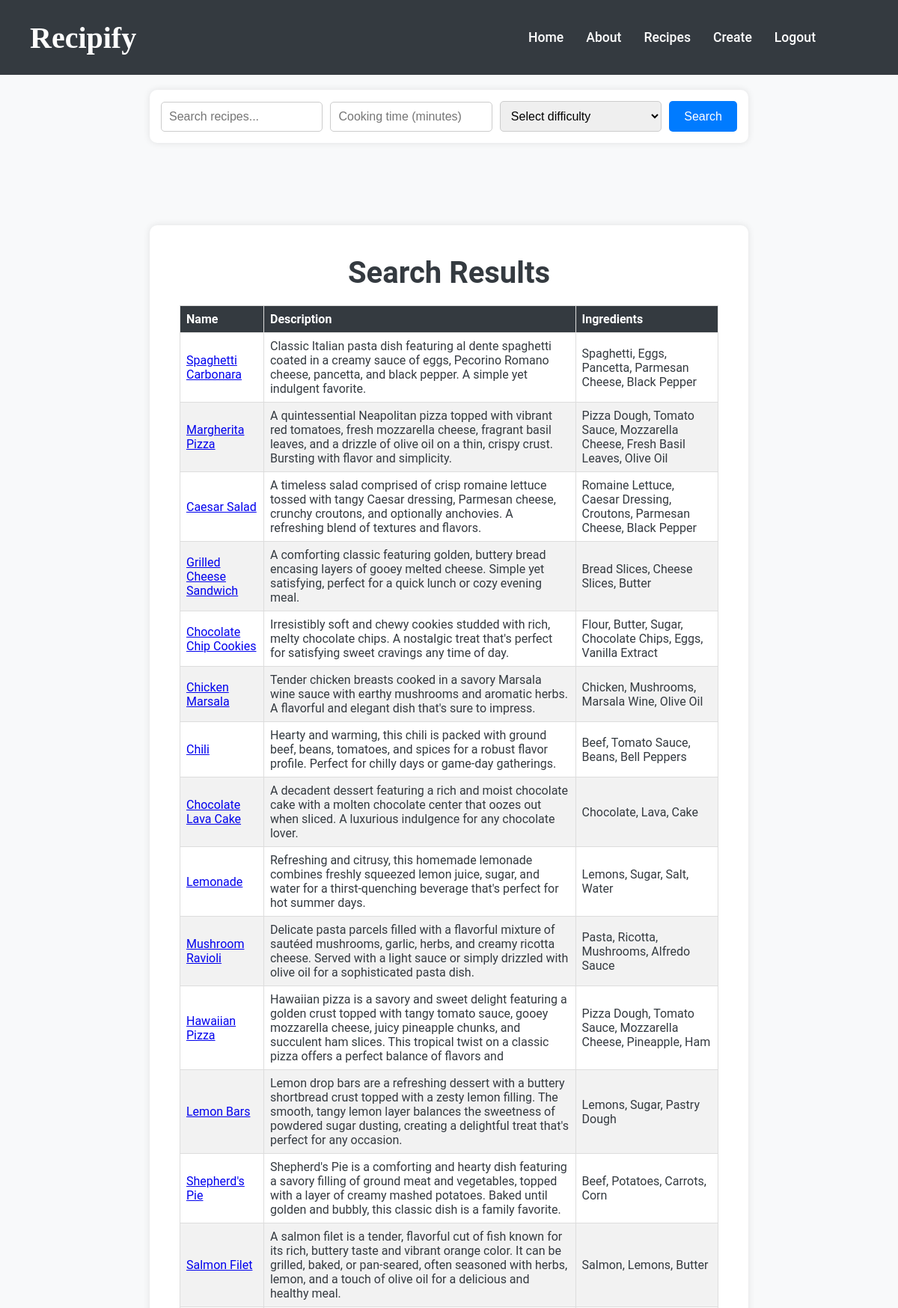
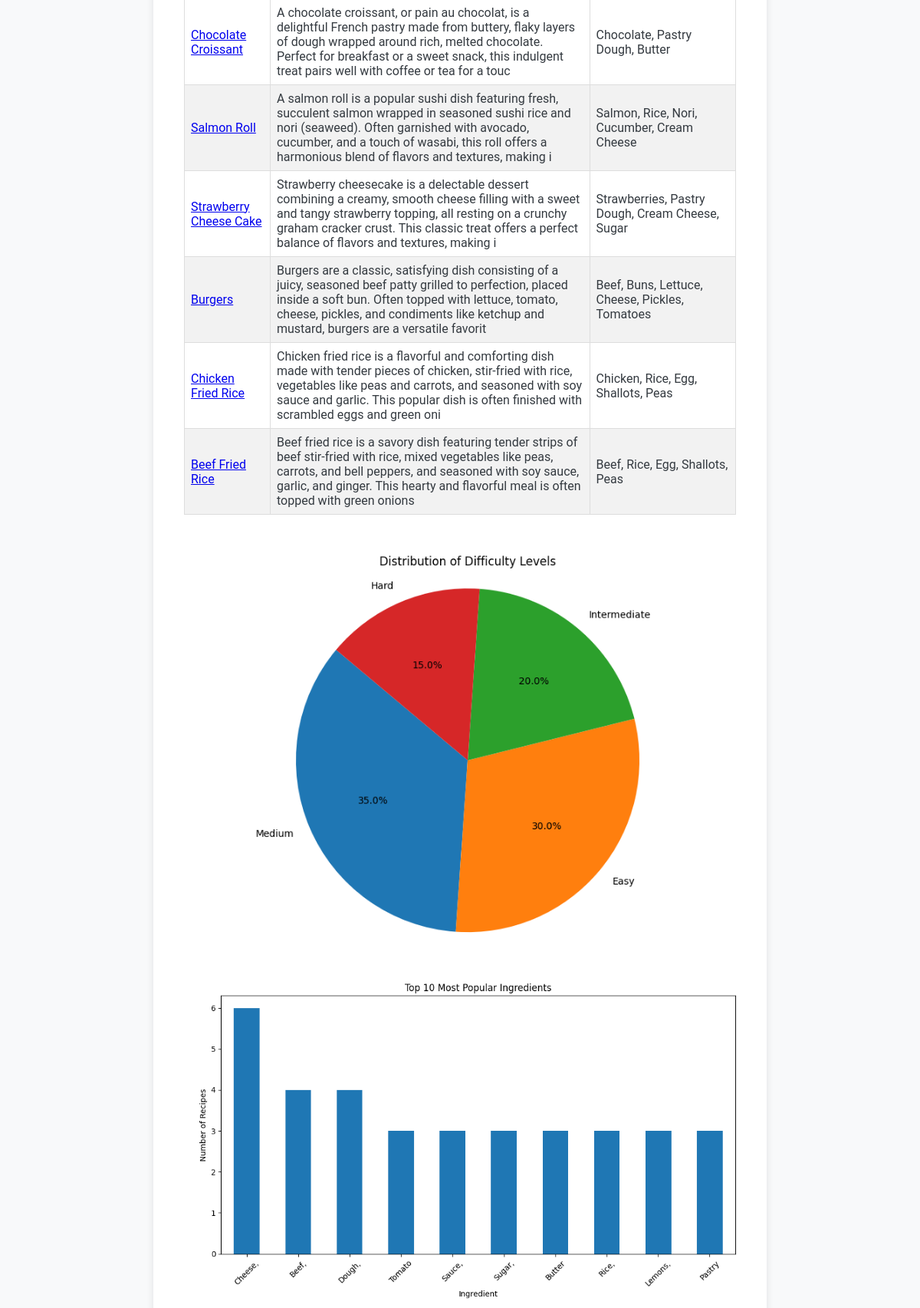
The page /recipes/search/ (signed in, upper part) on the database its author committed (2 pictures, top to bottom).
### recipes/models.py (models this page shows, shortened)
class Recipe(models.Model):
    name = models.CharField(max_length=50)
    description = models.CharField(max_length=255, default="No description avaialble.")
    ingredients = models.CharField(max_length=255)
    cooking_time = models.IntegerField()
    difficulty = models.CharField(max_length=20)
    pic = models.ImageField(upload_to="recipes", default="no_picture.jpg")

### recipes/views.py (the view)
# urls.py: path("search/", search_results, name="search_results"),
@login_required
def search_results(request):
    form = SearchForm(request.GET)
    if form.is_valid():
        query = form.cleaned_data.get("query")
        cooking_time = form.cleaned_data.get("cooking_time")
        difficulty = form.cleaned_data.get("difficulty")
        recipes = Recipe.objects.all()
        if query:
            recipes = recipes.filter(
                Q(name__icontains=query)
                | Q(description__icontains=query)
                | Q(ingredients__icontains=query)
            )
        if cooking_time:
            recipes = recipes.filter(cooking_time__lte=cooking_time)
        if difficulty:
            recipes = recipes.filter(difficulty__iexact=difficulty)
    else:
        recipes = Recipe.objects.none()
    recipe_list = list(recipes.values())
    df = pd.DataFrame(recipe_list)
    difficulty_counts = df["difficulty"].value_counts()
    plt.figure(figsize=(8, 6))
    plt.pie(
        difficulty_counts,
        labels=difficulty_counts.index,
        autopct="%1.1f%%",
        startangle=140,
    )
    plt.title("Distribution of Difficulty Levels")
    plt.axis("equal")  # Equal aspect ratio ensures that pie is drawn as a circle.
    plt.tight_layout()  # Adjust layout to prevent labels from being cut off
    pie_chart_buffer = io.BytesIO()
    plt.savefig(pie_chart_buffer, format="png")
    pie_chart_buffer.seek(0)
    ingredients_combined = " ".join(df["ingredients"]).split()
    ingredient_counts = pd.Series(ingredients_combined).value_counts()
    top_ingredients = ingredient_counts.head(10)
    plt.figure(figsize=(10, 6))
    top_ingredients.plot(kind="bar")
    plt.xlabel("Ingredient")
    plt.ylabel("Number of Recipes")
    plt.title("Top 10 Most Popular Ingredients")
    plt.xticks(rotation=45)
    plt.tight_layout()  # Adjust layout to prevent labels from being cut off
    bar_chart_buffer = io.BytesIO()
    plt.savefig(bar_chart_buffer, format="png")
    bar_chart_buffer.seek(0)
    context = {
        "search_results": recipes,
        "form": form,
        "pie_chart_base64": base64.b64encode(pie_chart_buffer.getvalue()).decode(),
        "bar_chart_base64": base64.b64encode(bar_chart_buffer.getvalue()).decode(),
    }
    html = render_to_string("recipes/search_results.html", context)
    return HttpResponse(html)

### recipes/forms.py
class SearchForm(forms.Form):
    query = forms.CharField(required=False, label="Search recipes")
    cooking_time = forms.IntegerField(required=False, label="Cooking time (minutes)")
    difficulty = forms.ChoiceField(
        required=False,
        label="Difficulty",
        choices=(
            ("", "Select difficulty"),
            ("Easy", "Easy"),
            ("Medium", "Medium"),
            ("Intermediate", "Intermediate"),
            ("Hard", "Hard"),
        ),
    )

### recipes/templates/recipes/search_results.html (shortened to what this page needs)
{% load static %}
<!DOCTYPE html>
<html lang="en">
<head>
    <link rel="stylesheet" href="{% static 'css/styles.css' %}">
</head>
<body>
    <header>
        <div class="header-container">
            <h1>Recipify</h1>
            <nav>
                <ul>
                    <li><a href="{% url 'recipes:home' %}">Home</a></li>
                    <li><a href="{% url 'recipes:about' %}">About</a></li>
                    <li><a href="{% url 'recipes:recipes_list' %}">Recipes</a></li>
                    <li><a href="{% url 'recipes:add_recipe' %}">Create</a></li>
                    <li><a href="{%url 'logout' %}">Logout</a></li>
                </ul>
            </nav>
        </div>
    </header>
    <div class="search-container">
        <form method="GET" action="{% url 'recipes:search_results' %}">
            <div class="form-group">
                <input type="text" name="query" id="id_query" placeholder="Search recipes..." class="search-input">
            </div>
            <div class="form-group">
                <input type="number" name="cooking_time" id="id_cooking_time" placeholder="Cooking time (minutes)" class="search-input">
            </div>
            <div class="form-group">
                <select name="difficulty" id="id_difficulty" class="search-select">
                    <option value="" selected disabled>Select difficulty</option>
                </select>
            </div>
            <button type="submit" class="search-btn">Search</button>
        </form>
    </div>
    <main>
        <div class="content-container">
            <h1>Search Results</h1>
            <table class="results-table">
                <thead>
                    <tr>
                        <th>Name</th>
                        <th>Description</th>
                        <th>Ingredients</th>
                    </tr>
                </thead>
                <tbody>
                    {% for recipe in search_results %}
                    <tr>
                        <td><a href="{% url 'recipes:recipe_detail' recipe.id %}">{{ recipe.name }}</a></td>
                        <td>{{ recipe.description }}</td>
                        <td>{{ recipe.ingredients }}</td>
                    </tr>
                    {% empty %}
                    <tr>
                        <td colspan="3">No recipes found.</td>
                    </tr>
                    {% endfor %}
                </tbody>
            </table>
            <div class="chart-container">
                <img alt="Pie Chart of Difficulty Levels">
                <img alt="Bar Chart of Most Popular Ingredients">
            </div>
        </div>
    </main>
</body>
</html>

### static/css/styles.css (style rules this page uses)
* { margin: 0; padding: 0; box-sizing: border-box; }
body { font-family: 'Roboto', sans-serif; background-color: #f8f9fa; color: #343a40; display: flex; flex-direction: column; min-height: 100vh; position: relative; }
header, nav, footer { background-color: #343a40; color: #fff; padding: 20px 40px; }
.header-container { display: flex; justify-content: space-between; align-items: center; }
header h1 { font-family: 'Playfair Display', serif; font-size: 2.5rem; font-weight: 700; }
nav a { text-decoration: none; color: #fff; font-weight: 500; font-size: 1.1rem; }
nav ul { list-style: none; display: flex; align-items: center; }
nav ul li { margin-right: 30px; }
main { padding: 40px 20px; flex-grow: 1; }
.content-container { max-width: 1200px; margin: 0 auto; padding: 20px; background-color: #ffffff; border-radius: 10px; box-shadow: 0px 0px 10px rgba(0, 0, 0, 0.1); }
.content-container h1 { font-family: 'Playfair Display', serif; font-size: 2.5rem; margin-bottom: 20px; }
.results-table { width: 100%; border-collapse: collapse; margin-bottom: 30px; }
.results-table th, .results-table td { border: 1px solid #ddd; padding: 8px; text-align: left; }
.results-table th { background-color: #343a40; color: white; }
.results-table tr:nth-child(even) { background-color: #f2f2f2; }
.chart-container { display: flex; justify-content: space-around; flex-wrap: wrap; }
.chart-container img { max-width: 100%; height: auto; margin: 10px; }
form { display: flex; flex-direction: column; }
form input[type="text"], form input[type="password"] { padding: 10px; margin-bottom: 15px; border: 1px solid #ccc; border-radius: 5px; font-size: 1rem; }
.search-container { display: flex; justify-content: center; margin: 20px 0; }
.search-container form { display: grid; grid-template-columns: 1fr 1fr 1fr auto; gap: 10px; background-color: #ffffff; padding: 15px; border-radius: 10px; box-shadow: 0px 0px 10px rgba(0, 0, 0, 0.1); max-width: 800px; width: 100%; align-items: center; }
.search-container .form-group { display: flex; flex-direction: column; }
.search-container .search-input, .search-container .search-select { padding: 10px; border: 1px solid #ccc; margin-bottom: 0; border-radius: 5px; font-size: 1rem; width: 100%; transition: border-color 0.3s ease; }
.search-container .search-btn { background-color: #007bff; color: white; padding: 10px 20px; border: none; border-radius: 5px; cursor: pointer; font-size: 1rem; transition: background-color 0.3s ease; align-self: stretch; }
.content-container { max-width: 800px; margin: 50px auto; padding: 40px; background-color: #ffffff; border-radius: 10px; box-shadow: 0px 0px 10px rgba(0, 0, 0, 0.1); text-align: center; }
.content-container h1 { font-family: 'Roboto', sans-serif; font-size: 2.5rem; margin-bottom: 20px; }

### rows shown on the page
Recipe: name "Spaghetti Carbonara", description "Classic Italian pasta dish featuring al dente spaghetti coated in a creamy sauce of eggs, Pecorino Romano cheese, pancetta, and black pepper. A simple yet indulgent favorite.", ingredients "Spaghetti, Eggs, Pancetta, Parmesan Cheese, Black Pepper"
Recipe: name "Margherita Pizza", description "A quintessential Neapolitan pizza topped with vibrant red tomatoes, fresh mozzarella cheese, fragrant basil leaves, and a drizzle of olive oil on a thin, crispy crust. Bursting with flavor and simplicity.", ingredients "Pizza Dough, Tomato Sauce, Mozzarella Cheese, Fresh Basil Leaves, Olive Oil"
Recipe: name "Caesar Salad", description "A timeless salad comprised of crisp romaine lettuce tossed with tangy Caesar dressing, Parmesan cheese, crunchy croutons, and optionally anchovies. A refreshing blend of textures and flavors.", ingredients "Romaine Lettuce, Caesar Dressing, Croutons, Parmesan Cheese, Black Pepper"
Recipe: name "Grilled Cheese Sandwich", description "A comforting classic featuring golden, buttery bread encasing layers of gooey melted cheese. Simple yet satisfying, perfect for a quick lunch or cozy evening meal.", ingredients "Bread Slices, Cheese Slices, Butter"
Recipe: name "Chocolate Chip Cookies", description "Irresistibly soft and chewy cookies studded with rich, melty chocolate chips. A nostalgic treat that's perfect for satisfying sweet cravings any time of day.", ingredients "Flour, Butter, Sugar, Chocolate Chips, Eggs, Vanilla Extract"
Recipe: name "Chicken Marsala", description "Tender chicken breasts cooked in a savory Marsala wine sauce with earthy mushrooms and aromatic herbs. A flavorful and elegant dish that's sure to impress.", ingredients "Chicken, Mushrooms, Marsala Wine, Olive Oil"
Recipe: name "Chili", description "Hearty and warming, this chili is packed with ground beef, beans, tomatoes, and spices for a robust flavor profile. Perfect for chilly days or game-day gatherings.", ingredients "Beef, Tomato Sauce, Beans, Bell Peppers"
Recipe: name "Chocolate Lava Cake", description "A decadent dessert featuring a rich and moist chocolate cake with a molten chocolate center that oozes out when sliced. A luxurious indulgence for any chocolate lover.", ingredients "Chocolate, Lava, Cake"
Recipe: name "Lemonade", description "Refreshing and citrusy, this homemade lemonade combines freshly squeezed lemon juice, sugar, and water for a thirst-quenching beverage that's perfect for hot summer days.", ingredients "Lemons, Sugar, Salt, Water"
Recipe: name "Mushroom Ravioli", description "Delicate pasta parcels filled with a flavorful mixture of sautéed mushrooms, garlic, herbs, and creamy ricotta cheese. Served with a light sauce or simply drizzled with olive oil for a sophisticated pasta dish.", ingredients "Pasta, Ricotta, Mushrooms, Alfredo Sauce"
Recipe: name "Hawaiian Pizza", description "Hawaiian pizza is a savory and sweet delight featuring a golden crust topped with tangy tomato sauce, gooey mozzarella cheese, juicy pineapple chunks, and succulent ham slices. This tropical twist on a classic pizza offers a perfect balance of flavors and", ingredients "Pizza Dough, Tomato Sauce, Mozzarella Cheese, Pineapple, Ham"
Recipe: name "Lemon Bars", description "Lemon drop bars are a refreshing dessert with a buttery shortbread crust topped with a zesty lemon filling. The smooth, tangy lemon layer balances the sweetness of powdered sugar dusting, creating a delightful treat that's perfect for any occasion.", ingredients "Lemons, Sugar, Pastry Dough"
Recipe: name "Shepherd's Pie", description "Shepherd's Pie is a comforting and hearty dish featuring a savory filling of ground meat and vegetables, topped with a layer of creamy mashed potatoes. Baked until golden and bubbly, this classic dish is a family favorite.", ingredients "Beef, Potatoes, Carrots, Corn"
Recipe: name "Salmon Filet", description "A salmon filet is a tender, flavorful cut of fish known for its rich, buttery taste and vibrant orange color. It can be grilled, baked, or pan-seared, often seasoned with herbs, lemon, and a touch of olive oil for a delicious and healthy meal.", ingredients "Salmon, Lemons, Butter"
Recipe: name "Chocolate Croissant", description "A chocolate croissant, or pain au chocolat, is a delightful French pastry made from buttery, flaky layers of dough wrapped around rich, melted chocolate. Perfect for breakfast or a sweet snack, this indulgent treat pairs well with coffee or tea for a touc", ingredients "Chocolate, Pastry Dough, Butter"
Recipe: name "Salmon Roll", description "A salmon roll is a popular sushi dish featuring fresh, succulent salmon wrapped in seasoned sushi rice and nori (seaweed). Often garnished with avocado, cucumber, and a touch of wasabi, this roll offers a harmonious blend of flavors and textures, making i", ingredients "Salmon, Rice, Nori, Cucumber, Cream Cheese"
Recipe: name "Strawberry Cheese Cake", description "Strawberry cheesecake is a delectable dessert combining a creamy, smooth cheese filling with a sweet and tangy strawberry topping, all resting on a crunchy graham cracker crust. This classic treat offers a perfect balance of flavors and textures, making i", ingredients "Strawberries, Pastry Dough, Cream Cheese, Sugar"
Recipe: name "Burgers", description "Burgers are a classic, satisfying dish consisting of a juicy, seasoned beef patty grilled to perfection, placed inside a soft bun. Often topped with lettuce, tomato, cheese, pickles, and condiments like ketchup and mustard, burgers are a versatile favorit", ingredients "Beef, Buns, Lettuce, Cheese, Pickles, Tomatoes"
Recipe: name "Chicken Fried Rice", description "Chicken fried rice is a flavorful and comforting dish made with tender pieces of chicken, stir-fried with rice, vegetables like peas and carrots, and seasoned with soy sauce and garlic. This popular dish is often finished with scrambled eggs and green oni", ingredients "Chicken, Rice, Egg, Shallots, Peas"
Recipe: name "Beef Fried Rice", description "Beef fried rice is a savory dish featuring tender strips of beef stir-fried with rice, mixed vegetables like peas, carrots, and bell peppers, and seasoned with soy sauce, garlic, and ginger. This hearty and flavorful meal is often topped with green onions", ingredients "Beef, Rice, Egg, Shallots, Peas"
